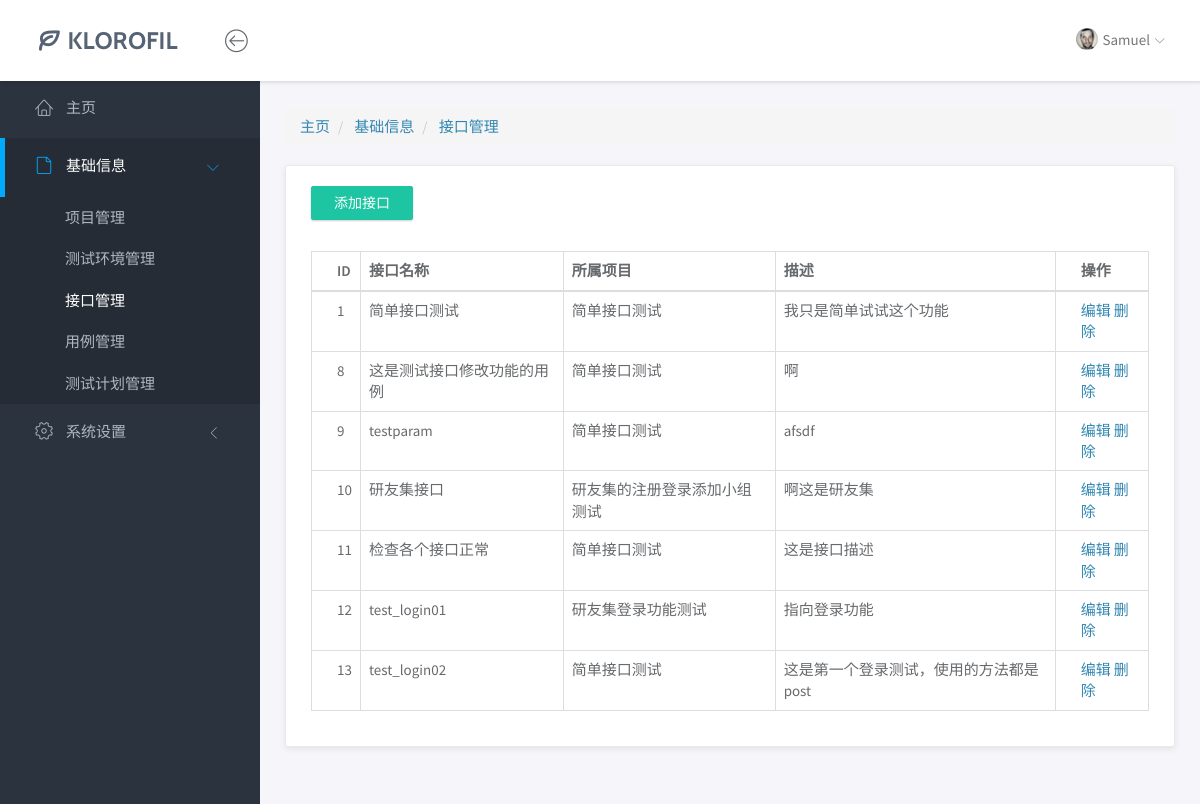
The page /base/interface/ on the database its author committed.
### base/models.py (models this page shows, shortened)
class Interface(models.Model):
    if_id = models.AutoField(primary_key=True, null=False)    # 接口ID
    if_name = models.CharField(max_length=50)                 # 接口名称
    url = models.CharField(max_length=50)                     # 接口路径
    method = models.CharField(max_length=4)                   # 请求方法（GET/POST等）
    data_type = models.CharField(max_length=4)                # 数据类型（如JSON/XML）
    project = models.ForeignKey('Project', on_delete=models.CASCADE)  # 所属项目（外键）
    is_sign = models.IntegerField()                           # 是否需要签名（0/1标识）
    description = models.CharField(max_length=100)           # 接口描述
    request_header_param = models.TextField()                 # 请求头参数（JSON格式）
    request_body_param = models.TextField()                   # 请求体参数（JSON格式）
    response_header_param = models.TextField()                # 响应头示例（JSON格式）
    response_body_param = models.TextField()                  # 响应体示例（JSON格式)

class Project(models.Model):
    prj_id = models.AutoField(primary_key=True, null=False)   # 项目ID
    prj_name = models.CharField(max_length=50)                # 项目名称
    sign = models.ForeignKey('Sign', on_delete=models.CASCADE)  # 关联的签名信息（外键）
    description = models.CharField(max_length=100)           # 项目描述
    def __str__(self):
        return self.prj_name

### base/views/interface_views.py (the view)
# urls.py: path('interface/', interface_index),
def interface_index(request):
    if_list = Interface.objects.all()
    return render(request, "base/interface/index.html", {"if_list": if_list})

### templates/base/interface/index.html
{% extends "../../base.html" %}
{% block crumbs %}
<div class="row">
    <div class="col-md-12">
        <ol class="breadcrumb">
            <li>
                <a href="/yqjr/index">主页</a>
            </li>
            <li class="active">
                <a class="this">基础信息</a>
            </li>
            <li class="active">
                <a class="this-page">接口管理</a>
            </li>
        </ol>
    </div>
</div>
{% endblock %}
{% block body %}
<div class="row">
    <div class="col-md-12">
        <div class="panel">
            <div class="panel-heading">
                <a href="/base/interface_add/" class="btn btn-primary">添加接口</a>
            </div>
            <div class="panel-body">
                <table class="table table-bordered">
                    <thead>
                    <tr>
                        <th>ID</th>
                        <th>接口名称</th>
                        <th>所属项目</th>
                        <th>描述</th>
                        <th>操作</th>
                    </tr>
                    </thead>
                    <tbody>
                    {% for if in if_list %}
                    <tr>
                        <td>{{ if.if_id }}</td>
                        <td>{{ if.if_name }}</td>
                        <td>{{ if.project }}</td>
                        <td>{{ if.description }}</td>
                        <td>
                            <a href="/base/interface_update?if_id={{ if.if_id }}"
                               class="layui-btn layui-btn-xs" lay-event="edit">编辑</a>
                            <a href="/base/interface_delete?if_id={{ if.if_id  }}"
                               class="layui-btn layui-btn-danger layui-btn-xs" lay-event="del">删除</a>
                        </td>
                    </tr>
                    {% endfor %}
                    </tbody>
                </table>
            </div>
        </div>
    </div>
</div>
{% endblock %}

### static/css/main.css (style rules this page uses)
html { position: relative; min-height: 100%; }
body { background-color: #F3F5F8; font-family: "Source Sans Pro", sans-serif; font-size: 15px; color: #676a6d; }
a { color: #3287B2; }
th { font-weight: 600; }
.btn { -webkit-border-radius: 2px; -moz-border-radius: 2px; border-radius: 2px; -moz-box-shadow: 0px 1px 2px 0 rgba(0, 0, 0, 0.2); -webkit-box-shadow: 0px 1px 2px 0 rgba(0, 0, 0, 0.2); box-shadow: 0px 1px 2px 0 rgba(0, 0, 0, 0.2); padding: 6px 22px; }
.btn-primary { background-color: #1dc5a3; border-color: #1dc5a3; }
.panel { -webkit-border-radius: 3px; -moz-border-radius: 3px; border-radius: 3px; -moz-box-shadow: 0 2px 6px rgba(0, 0, 0, 0.08); -webkit-box-shadow: 0 2px 6px rgba(0, 0, 0, 0.08); box-shadow: 0 2px 6px rgba(0, 0, 0, 0.08); background-color: #ffffff; border-color: #e7eaec; margin-bottom: 30px; }
.panel .panel-heading, .panel .panel-body, .panel .panel-footer { padding-left: 25px; padding-right: 25px; }
.panel .panel-heading { padding-top: 20px; padding-bottom: 20px; position: relative; }
.panel .panel-body { padding-top: 10px; padding-bottom: 15px; }
.panel .table > thead > tr > td:first-child, .panel .table > thead > tr > th:first-child, .panel .table > tbody > tr > td:first-child, .panel .table > tbody > tr > th:first-child, .panel .table > tfoot > tr > td:first-child, .panel .table > tfoot > tr > th:first-child { padding-left: 25px; }
.panel .table > thead > tr > td:last-child, .panel .table > thead > tr > th:last-child, .panel .table > tbody > tr > td:last-child, .panel .table > tbody > tr > th:last-child, .panel .table > tfoot > tr > td:last-child, .panel .table > tfoot > tr > th:last-child { padding-left: 25px; }

### rows shown on the page
Interface: if_id "1", if_name "简单接口测试", project "简单接口测试", description "我只是简单试试这个功能"
Interface: if_id "8", if_name "这是测试接口修改功能的用例", project "简单接口测试", description "啊"
Interface: if_id "9", if_name "testparam", project "简单接口测试", description "afsdf"
Interface: if_id "10", if_name "研友集接口", project "研友集的注册登录添加小组测试", description "啊这是研友集"
Interface: if_id "11", if_name "检查各个接口正常", project "简单接口测试", description "这是接口描述"
Interface: if_id "12", if_name "test_login01", project "研友集登录功能测试", description "指向登录功能"
Interface: if_id "13", if_name "test_login02", project "简单接口测试", description "这是第一个登录测试，使用的方法都是post"
